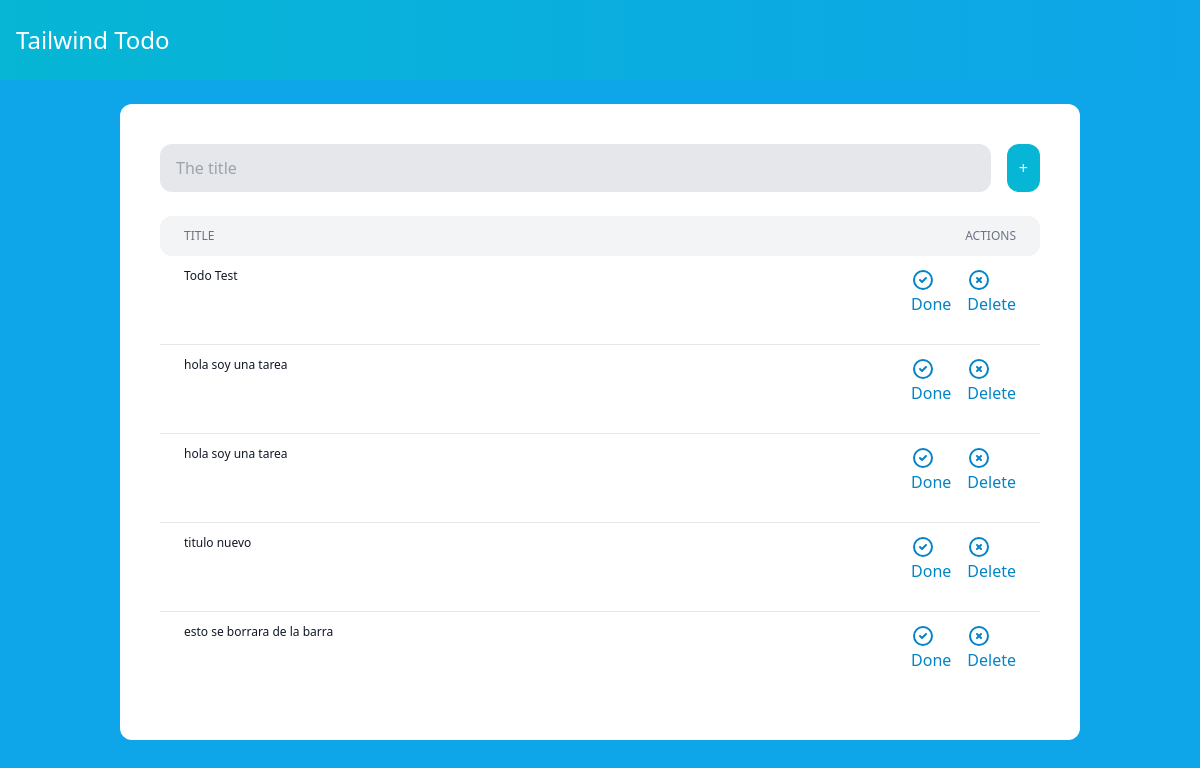
/, run on an earlier commit of the app's database.
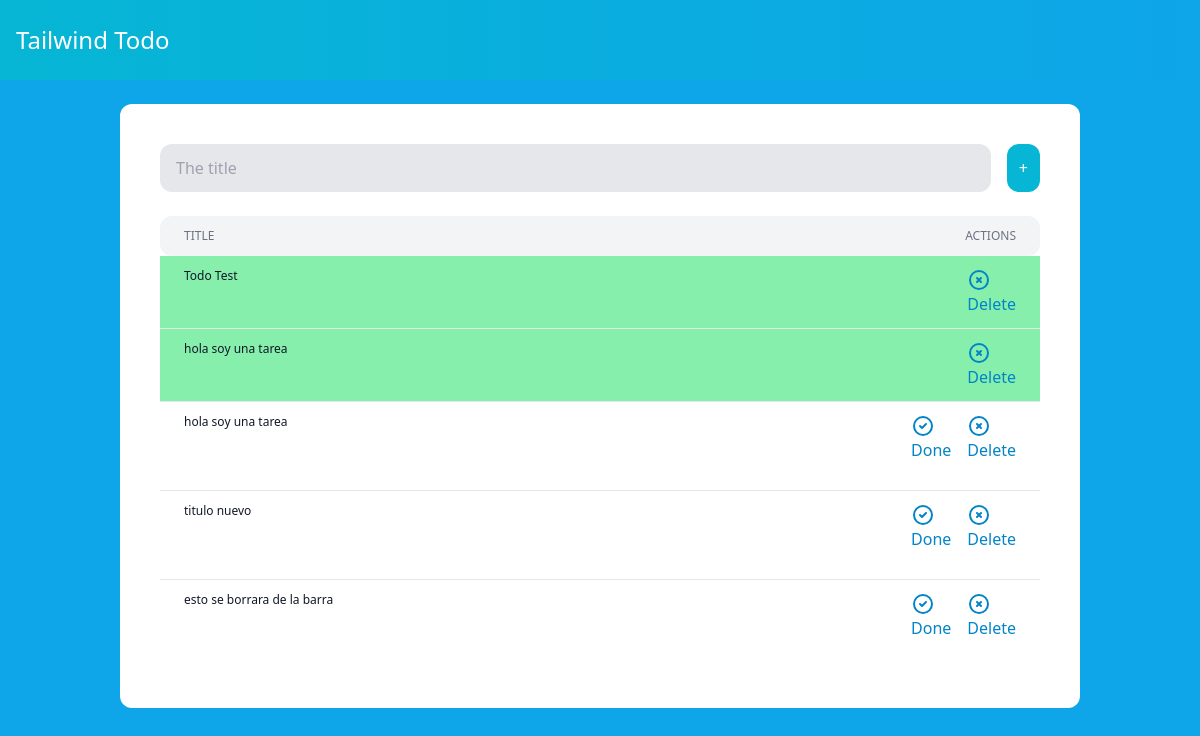
And on a later commit of the database.
### todo/models.py (models this page shows)
class Todo(models.Model):
    title = models.CharField(max_length=255)
    is_done = models.BooleanField(default=False)

### todo/views.py (the view)
# urls.py: path('', todos, name='todos'),
def todos(request):
    todos = Todo.objects.all()
    return render(request, 'todo/todos.html', {'todos': todos})

### todo/templates/todo/todos.html (shortened to what this page needs)
<html lang="en">
    <head>
    </head>
    <body class="bg-sky-500">
        <nav class="flex items-center justify-between px-4 py-6 text-center bg-gradient-to-r from-cyan-500 to-sky-500">
            <a href="/" class="text-2xl text-white">Tailwind Todo</a>
        </nav>
        <div class="w-4/5 my-6 mx-auto p-2 lg:p-10 bg-white rounded-xl">
            <form
                class="flex mb-6 space-x-4"
                hx-post="/add-todo/"
                hx-target="#todos"
                hx-swap="afterend"
            >
                <input type="text" name="title" class="title flex-1 px-4 py-3 bg-gray-200 rounded-xl" placeholder="The title"></input>
                <button class="p-3 rounded-xl text-white bg-cyan-500 hover:bg-cyan-600">+</button>
            </form>
            <div class="flex py-3 rounded-xl bg-gray-100">
                <div class="w-4/5">
                    <p class="px-6 text-xs front-medium text-gray-500 uppercase">Title</p>
                </div>
                <div class="hidden md:block w-1/5 px-6 text-right">
                    <p class="text-xs font-medium text-gray-500 uppercase">actions</p>
                </div>
            </div>
            <div class="divide-y divide-gray-200" id="todos">
                {% for todo in todos %}
                    {% include 'todo/partials/todo.html' %}
                {% endfor %}
            </div>
        </div>
    </body>
    <script src="https://cdn.tailwindcss.com"></script>
</html>

### todo/templates/todo/partials/todo.html
<article class="flex{% if todo.is_done %} bg-green-300{% endif %}">
    <div class="w-4/5 py-3">
        <p
            class="px-6 text-xs text-gray-900"
            hx-get="/edit/{{ todo.id }}/"
            hx-target="this"
            hx-swap="outerHTML"
        >
            {{ todo.title }}
        </p>
    </div>
    <div class="w-1/5 px-6 py-3 flex justify-end space-x-4">
        {% if not todo.is_done %}
            <form
                hx-put="/update/{{ todo.id }}/"
                hx-target="closest article"
                hx-swap="outerHTML"
            >
                <button class="text-sky-600 hover:text-green-500">
                    <svg xmlns="http://www.w3.org/2000/svg" class="h-6 w-6" fill="none" viewBox="0 0 24 24" stroke="currentColor" stroke-width="2">
                        <path stroke-linecap="round" stroke-linejoin="round" d="M9 12l2 2 4-4m6 2a9 9 0 11-18 0 9 9 0 0118 0z" />
                    </svg>Done
                </button>
            </form>
        {% endif %}
        <a
            href="#"
            class="text-sky-600 hover:text-red-500"
            hx-confirm="Are you sure?"
            hx-target="closest article"
            hx-swap="outerHTML swap:1s"
            hx-delete="/delete/{{ todo.id }}/"
        >
        <svg text-align="center" xmlns="http://www.w3.org/2000/svg" class="h-6 w-6" fill="none" viewBox="0 0 24 24" stroke="currentColor" stroke-width="2">
            <path stroke-linecap="round" stroke-linejoin="round" d="M10 14l2-2m0 0l2-2m-2 2l-2-2m2 2l2 2m7-2a9 9 0 11-18 0 9 9 0 0118 0z"/>
        </svg>Delete
        </a>
    </div>
</article>

What changed in the data, as far as the page shows it:
changed Todo "Todo Test": no longer shows "Done"
changed Todo (number 2 of 5 on the later page): no longer shows "Done"
